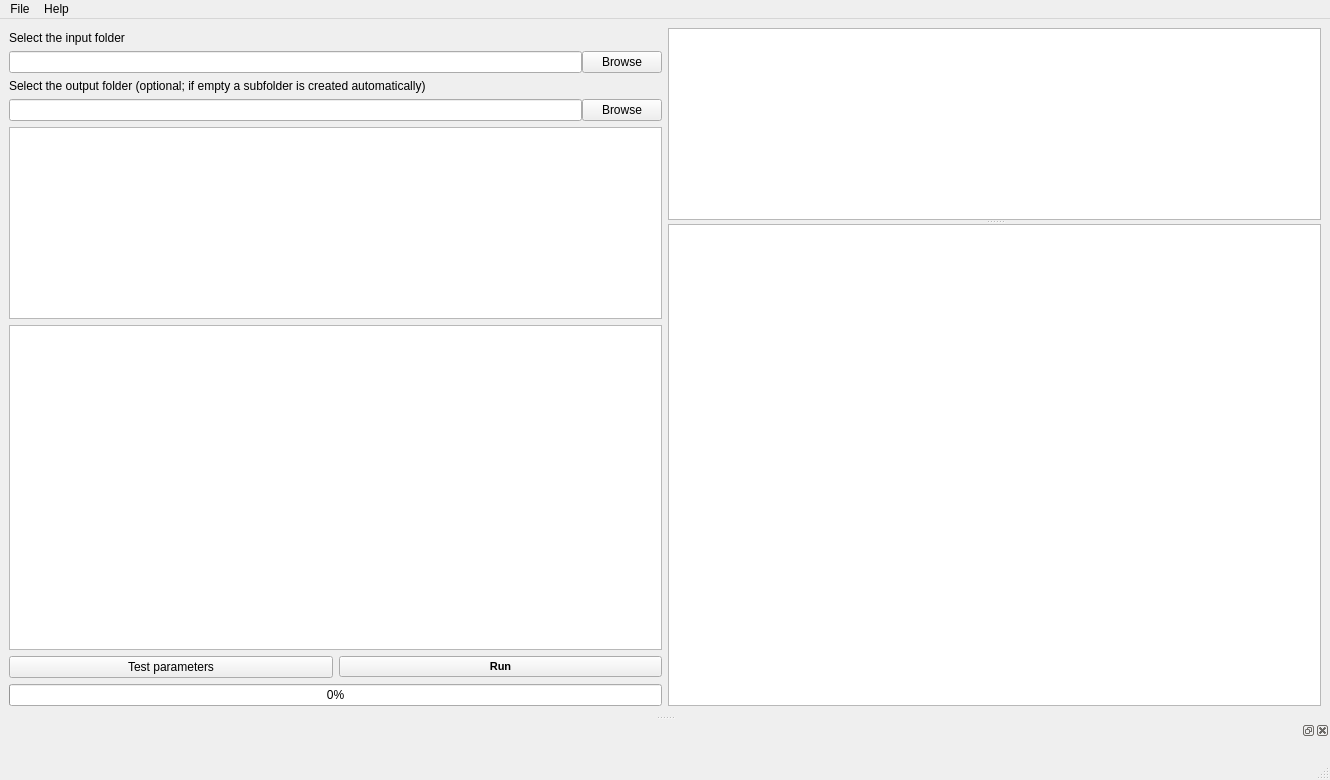
<?xml version="1.0" encoding="UTF-8"?>
<ui version="4.0">
 <class>main_window</class>
 <widget class="QMainWindow" name="main_window">
  <property name="geometry">
   <rect>
    <x>0</x>
    <y>0</y>
    <width>1330</width>
    <height>780</height>
   </rect>
  </property>
  <property name="sizePolicy">
   <sizepolicy hsizetype="Maximum" vsizetype="Maximum">
    <horstretch>0</horstretch>
    <verstretch>0</verstretch>
   </sizepolicy>
  </property>
  <property name="windowTitle">
   <string>main_window</string>
  </property>
  <widget class="QWidget" name="centralwidget">
   <layout class="QGridLayout" name="gridLayout">
    <item row="0" column="0">
     <layout class="QHBoxLayout" name="horizontalLayout_Main">
      <item>
       <layout class="QVBoxLayout" name="verticalLayout_Left_Column">
        <property name="sizeConstraint">
         <enum>QLayout::SetMinimumSize</enum>
        </property>
        <property name="topMargin">
         <number>3</number>
        </property>
        <item>
         <widget class="QLabel" name="label_2">
          <property name="text">
           <string>Select the input folder</string>
          </property>
         </widget>
        </item>
        <item>
         <layout class="QHBoxLayout" name="horizontalLayout_2">
          <property name="spacing">
           <number>0</number>
          </property>
          <property name="sizeConstraint">
           <enum>QLayout::SetFixedSize</enum>
          </property>
          <item>
           <widget class="QLineEdit" name="input_edit">
            <property name="sizePolicy">
             <sizepolicy hsizetype="Minimum" vsizetype="Minimum">
              <horstretch>0</horstretch>
              <verstretch>0</verstretch>
             </sizepolicy>
            </property>
           </widget>
          </item>
          <item>
           <widget class="QPushButton" name="input_btn">
            <property name="sizePolicy">
             <sizepolicy hsizetype="Fixed" vsizetype="Fixed">
              <horstretch>0</horstretch>
              <verstretch>0</verstretch>
             </sizepolicy>
            </property>
            <property name="text">
             <string>Browse</string>
            </property>
           </widget>
          </item>
         </layout>
        </item>
        <item>
         <widget class="QLabel" name="label">
          <property name="sizePolicy">
           <sizepolicy hsizetype="Preferred" vsizetype="Minimum">
            <horstretch>0</horstretch>
            <verstretch>0</verstretch>
           </sizepolicy>
          </property>
          <property name="text">
           <string>Select the output folder (optional; if empty a subfolder is created automatically)</string>
          </property>
         </widget>
        </item>
        <item>
         <layout class="QHBoxLayout" name="horizontalLayout_3">
          <property name="spacing">
           <number>0</number>
          </property>
          <property name="sizeConstraint">
           <enum>QLayout::SetFixedSize</enum>
          </property>
          <property name="leftMargin">
           <number>0</number>
          </property>
          <property name="bottomMargin">
           <number>0</number>
          </property>
          <item>
           <widget class="QLineEdit" name="output_edit">
            <property name="sizePolicy">
             <sizepolicy hsizetype="Minimum" vsizetype="Minimum">
              <horstretch>0</horstretch>
              <verstretch>0</verstretch>
             </sizepolicy>
            </property>
           </widget>
          </item>
          <item>
           <widget class="QPushButton" name="output_btn">
            <property name="sizePolicy">
             <sizepolicy hsizetype="Fixed" vsizetype="Fixed">
              <horstretch>0</horstretch>
              <verstretch>0</verstretch>
             </sizepolicy>
            </property>
            <property name="text">
             <string>Browse</string>
            </property>
           </widget>
          </item>
         </layout>
        </item>
        <item>
         <layout class="QVBoxLayout" name="verticalLayout_3">
          <item>
           <widget class="QListView" name="listView">
            <property name="sizePolicy">
             <sizepolicy hsizetype="Expanding" vsizetype="Maximum">
              <horstretch>0</horstretch>
              <verstretch>0</verstretch>
             </sizepolicy>
            </property>
            <property name="minimumSize">
             <size>
              <width>400</width>
              <height>150</height>
             </size>
            </property>
           </widget>
          </item>
          <item>
           <widget class="ParameterTree" name="paramTree">
            <property name="sizePolicy">
             <sizepolicy hsizetype="Expanding" vsizetype="MinimumExpanding">
              <horstretch>0</horstretch>
              <verstretch>0</verstretch>
             </sizepolicy>
            </property>
            <property name="minimumSize">
             <size>
              <width>400</width>
              <height>300</height>
             </size>
            </property>
           </widget>
          </item>
          <item>
           <layout class="QHBoxLayout" name="horizontalLayout_Buttons">
            <property name="sizeConstraint">
             <enum>QLayout::SetFixedSize</enum>
            </property>
            <item>
             <widget class="QPushButton" name="test_btn">
              <property name="text">
               <string>Test parameters</string>
              </property>
             </widget>
            </item>
            <item>
             <widget class="QPushButton" name="run_btn">
              <property name="font">
               <font>
                <pointsize>8</pointsize>
                <weight>75</weight>
                <bold>true</bold>
               </font>
              </property>
              <property name="text">
               <string>Run</string>
              </property>
             </widget>
            </item>
           </layout>
          </item>
          <item>
           <widget class="QProgressBar" name="progressBar">
            <property name="value">
             <number>0</number>
            </property>
            <property name="textVisible">
             <bool>true</bool>
            </property>
           </widget>
          </item>
         </layout>
        </item>
       </layout>
      </item>
      <item>
       <widget class="QSplitter" name="splitter_Right_Column">
        <property name="sizePolicy">
         <sizepolicy hsizetype="MinimumExpanding" vsizetype="Expanding">
          <horstretch>0</horstretch>
          <verstretch>0</verstretch>
         </sizepolicy>
        </property>
        <property name="orientation">
         <enum>Qt::Vertical</enum>
        </property>

        <widget class="QGraphicsView" name="viewO2">
         <property name="sizePolicy">
          <sizepolicy hsizetype="Expanding" vsizetype="Expanding">
           <horstretch>0</horstretch>
           <verstretch>0</verstretch>
          </sizepolicy>
         </property>
        </widget>

        <widget class="View" name="viewO">
         <property name="sizePolicy">
          <sizepolicy hsizetype="Expanding" vsizetype="Expanding">
           <horstretch>0</horstretch>
           <verstretch>1</verstretch>
          </sizepolicy>
         </property>
        </widget>

       </widget>
      </item>
     </layout>
    </item>
   </layout>
  </widget>
  <widget class="QMenuBar" name="menubar">
   <property name="geometry">
    <rect>
     <x>0</x>
     <y>0</y>
     <width>1330</width>
     <height>26</height>
    </rect>
   </property>
   <widget class="QMenu" name="menuFile">
    <property name="title">
     <string>File</string>
    </property>
    <addaction name="action_load_settings_file"/>
    <addaction name="action_save_settings_file"/>
    <addaction name="separator"/>
    <addaction name="actionQuit"/>
   </widget>
   <widget class="QMenu" name="menuAbout">
    <property name="title">
     <string>Help</string>
    </property>
    <addaction name="actionQuick_instructions"/>
    <addaction name="actionManual"/>
    <addaction name="separator"/>
    <addaction name="actionAbout"/>
   </widget>
   <addaction name="menuFile"/>
   <addaction name="menuAbout"/>
  </widget>
  <widget class="QStatusBar" name="statusbar"/>
  <widget class="QDockWidget" name="dockWidget">
   <attribute name="dockWidgetArea">
    <number>8</number>
   </attribute>
   <widget class="QWidget" name="dockWidgetContents">
    <layout class="QGridLayout" name="gridLayout_4">
     <item row="0" column="0">
      <layout class="QGridLayout" name="gridLayout_2"/>
     </item>
    </layout>
   </widget>
  </widget>
  <action name="action_load_settings_file">
   <property name="text">
    <string>Load settings file</string>
   </property>
  </action>
  <action name="action_save_settings_file">
   <property name="text">
    <string>Save settings file</string>
   </property>
  </action>
  <action name="actionQuit">
   <property name="text">
    <string>Quit</string>
   </property>
  </action>
  <action name="actionQuick_instructions">
   <property name="text">
    <string>Quick instructions</string>
   </property>
  </action>
  <action name="actionManual">
   <property name="text">
    <string>Manual</string>
   </property>
  </action>
  <action name="actionAbout">
   <property name="text">
    <string>About</string>
   </property>
  </action>
 </widget>
 <customwidgets>
  <customwidget>
   <class>View</class>
   <extends>QGraphicsView</extends>
   <header>ui.view</header>
  </customwidget>
  <customwidget>
   <class>ParameterTree</class>
   <extends>QGraphicsView</extends>
   <header>pyqtgraph.parametertree</header>
  </customwidget>
 </customwidgets>
 <resources/>
 <connections/>
</ui>
